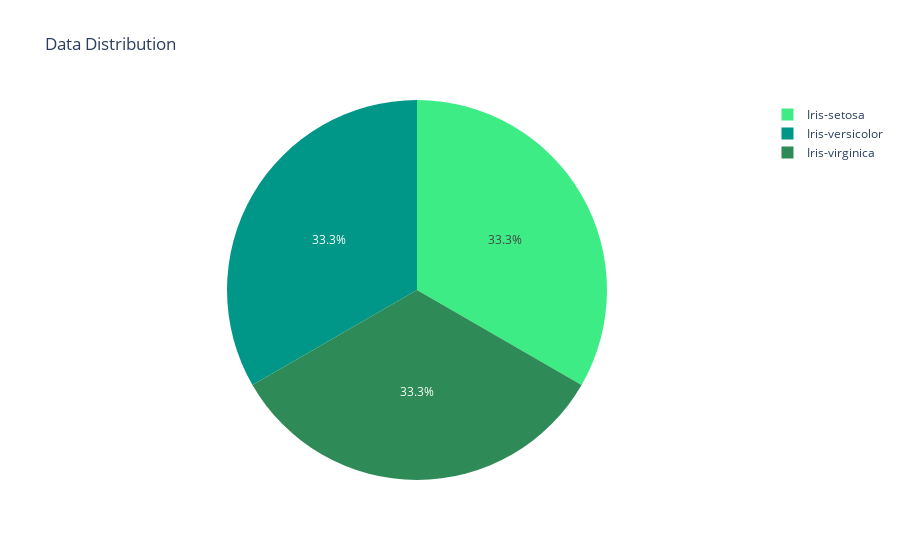

Write notebook code for a chart like this one.
### Code cell
fig = px.pie(iris, 'Species',color_discrete_sequence=['#3dec84 ','#009688 ','#2E8B57 '],title='Data Distribution',template='plotly')

fig.show()

### Figure 1 — Plotly figure (JSON) as saved in the notebook; plotly's stock layout.template omitted (floating-point values rounded to 4 significant figures; data arrays with more than 128 entries replaced by an {"elided": "..."} marker saying what was removed)
{"data": [{"domain": {"x": [0, 1], "y": [0, 1]}, "hovertemplate": "Species=%{label}<extra></extra>", "labels": {"elided": "150 str values"}, "legendgroup": "", "name": "", "showlegend": true, "type": "pie"}], "layout": {"legend": {"tracegroupgap": 0}, "piecolorway": ["#3dec84 ", "#009688 ", "#2E8B57 "], "title": {"text": "Data Distribution"}}}
